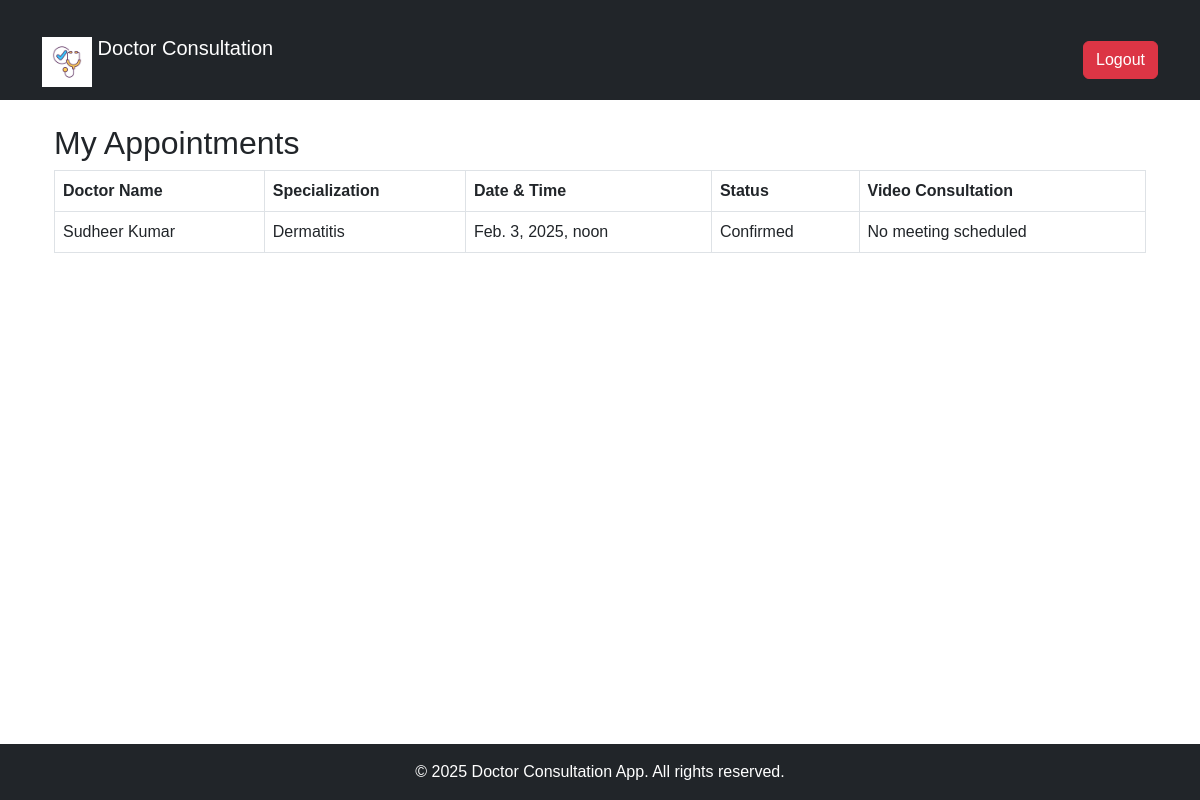
Screenshot of /appointment_list/ (signed in) with the database file from the repository.
### appointments/models.py (models this page shows, shortened)
class Appointment(models.Model):
    STATUS_CHOICES = [
        ('pending', 'Pending'),
        ('confirmed', 'Confirmed'),
        ('cancelled', 'Cancelled'),
    ]
    doctor = models.ForeignKey(Doctor_Register, on_delete=models.CASCADE)
    patient = models.ForeignKey(Patient_Register, on_delete=models.CASCADE)
    date_time = models.DateTimeField()
    status = models.CharField(max_length=20, choices=STATUS_CHOICES, default='pending')
    meeting_link = models.URLField(null=True, blank=True)

class Doctor_Register(models.Model):
    username = models.CharField(max_length=100, unique=True)
    password = models.CharField(max_length=255)
    full_name = models.CharField(max_length=100, null=False, blank=False)
    specialization = models.CharField(max_length=100)
    experience = models.IntegerField()
    phone = models.CharField(max_length=15)

### appointments/views.py (the view)
# urls.py: path('appointment_list/', appointment_list, name='appointment_list'),
def appointment_list(request):
    if 'user_type' not in request.session:
        messages.error(request, 'You must be logged in to view appointments.')
        return redirect('login')
    user_type, user_id = request.session.get('user_type'), request.session.get('user_id')
    appointments = Appointment.objects.filter(doctor_id=user_id) if user_type == 'doctor' else Appointment.objects.filter(patient_id=user_id)
    return render(request, 'appointments/appointment_list.html', {'appointments': appointments})

### appointments/templates/appointments/appointment_list.html (shortened to what this page needs)
{% extends 'appointments/base.html' %}
{% block content %}
<div class="container">
    <h2>My Appointments</h2>
    {% if appointments %}
        <table class="table table-bordered">
            <thead>
                <tr>
                    {% if request.session.user_type == 'doctor' %}
                        <th>Patient Name</th>
                        <th>Phone</th>
                    {% else %}
                        <th>Doctor Name</th>
                        <th>Specialization</th>
                    {% endif %}
                    <th>Date & Time</th>
                    <th>Status</th>
                    <th>Video Consultation</th>
                </tr>
            </thead>
            <tbody>
                {% for appointment in appointments %}
                <tr>
                    {% if request.session.user_type == 'doctor' %}
                        <td>{{ appointment.patient.full_name }}</td>
                        <td>{{ appointment.patient.phone }}</td>
                    {% else %}
                        <td>{{ appointment.doctor.full_name }}</td>
                        <td>{{ appointment.doctor.specialization }}</td>
                    {% endif %}
                    <td>{{ appointment.date_time }}</td>
                    <td id="status-{{ appointment.id }}">{{ appointment.status }}</td>
                    <td id="meeting-link-{{ appointment.id }}">
                        {% if appointment.status == "Confirmed" and appointment.meeting_link %}
                            <a href="{{ appointment.meeting_link }}" target="_blank" class="btn btn-info">
                                <i class="fas fa-video"></i> Join Video Call
                            </a>
                        {% else %}
                            No meeting scheduled
                        {% endif %}
                    </td>
                </tr>
                {% endfor %}
            </tbody>
        </table>
    {% else %}
        <p>No appointments found.</p>
    {% endif %}
</div>
{% endblock %}

### appointments/static/css/style.css (style rules this page uses)
body { font-family: Arial, sans-serif; }
.container { margin-top: 20px; }

### rows the page displays
Appointment: doctor.full_name "Sudheer Kumar", doctor.specialization "Dermatitis", date_time "Feb. 3, 2025, noon", status "Confirmed", shows "No meeting scheduled"
